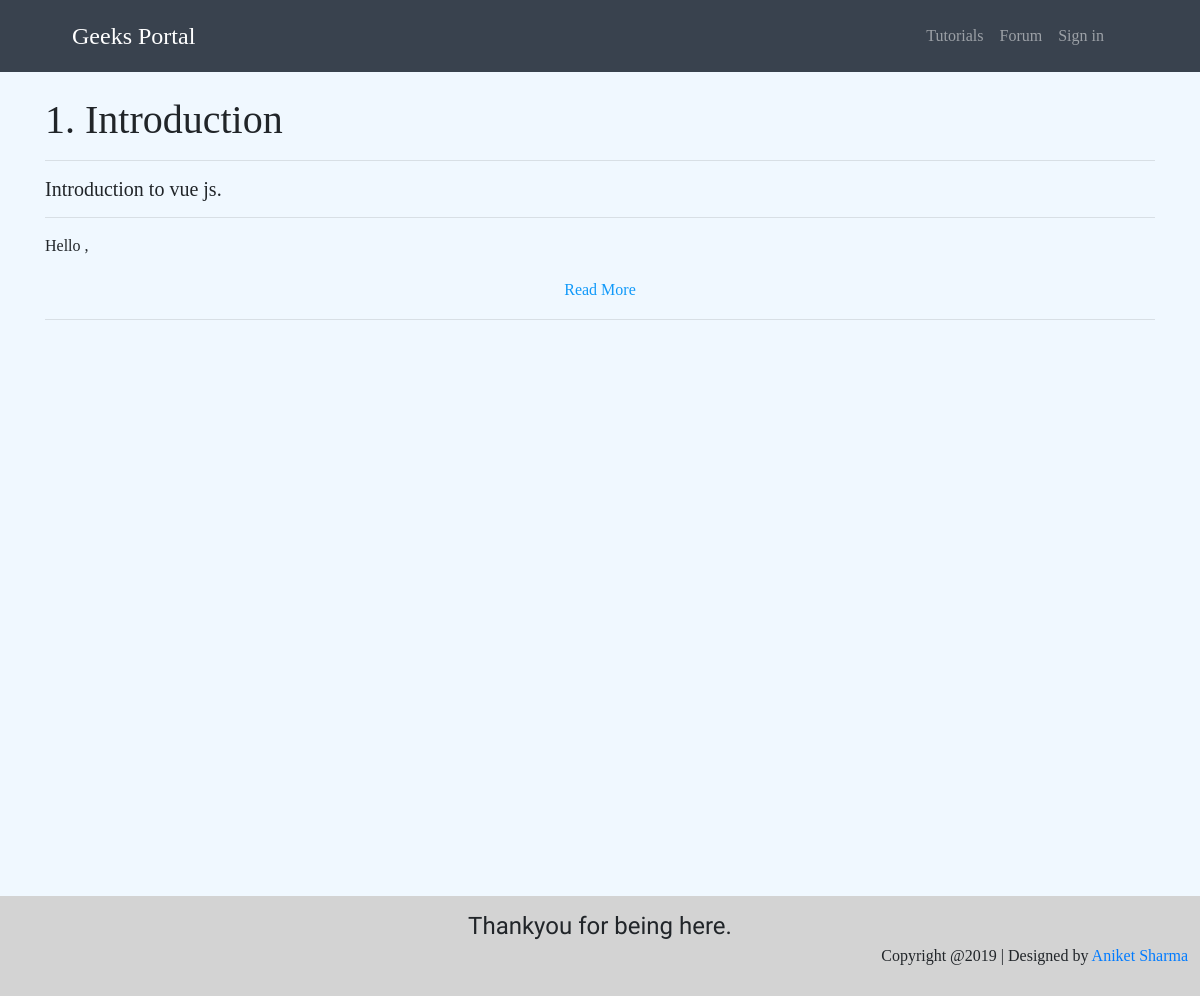
The app's page /tutorials/tut/2, older data.
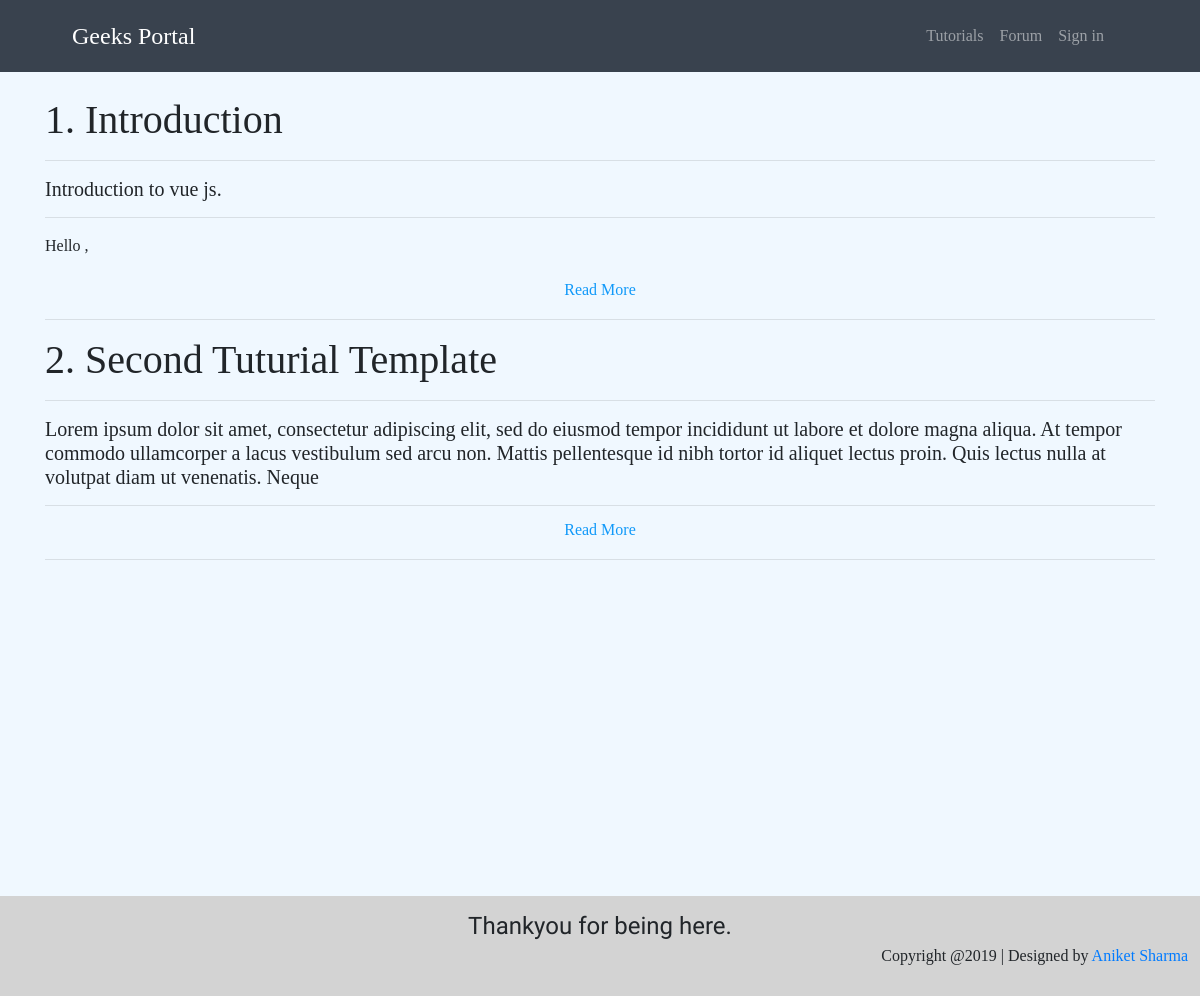
The same page, newer data.
### tutorials/models.py (models this page shows, shortened)
class TextTutorial(models.Model):
    series = models.ForeignKey(Series, on_delete=models.CASCADE)
    tut_id = models.PositiveSmallIntegerField(verbose_name='tutorial number', auto_created=True)
    title = models.CharField(max_length=200)
    description = models.TextField(blank=True, null=True)
    lesson = models.TextField(verbose_name='Complete lesson : use html tags in here')
    class Meta:
        unique_together = ('series', 'tut_id')

### tutorials/views.py (the view)
# urls.py: path('tut/<int:series_pk>', SeriesContentView.as_view(), name='series_content'),
class SeriesContentView(TemplateView):
    template_name = 'tutorials/series-content.html'
    def get(self, request, series_pk):
        text_tutorials = TextTutorial.objects.filter(series=series_pk).order_by('tut_id')
        video_tutorials = VideoTutorial.objects.filter(series=series_pk).order_by('tut_id')
        args = {'text_tutorials': text_tutorials, 'video_tutorials': video_tutorials}
        return render(request, self.template_name, args)

### content/templates/tutorials/series-content.html (shortened to what this page needs)
{% extends 'layouts/default/page.html' %}
{% load static %}
{% load i18n %}
{% block content %}
    {% for tut in text_tutorials %}
        <div class="d-flex">
        <div class="Text-Lecture">
            <h1>{{tut.tut_id}}. {{ tut.title }}</h1><hr>
            <div class="only-so-big">
                <h5>{{ tut.description|safe }}</h5><hr><p>{{ tut.lesson|safe }}</p>
            </div>
        </div>
        </div>
        <hr>
    {% endfor %}
{% endblock %}

Row changes from the older to the newer data that the page shows:
added TextTutorial: tut_id "2", title "Second Tuturial Template", description "Lorem ipsum dolor sit amet, consectetur adipiscing elit, sed do eiusmod tempor incididunt ut labore et dolore magna aliqua. At tempor commodo ullamcorper a lacus vestibulum sed arcu non. Mattis pellentesque id nibh tortor id aliquet lectus proin. Quis lectus nulla at volutpat diam ut venenatis. Neque"
